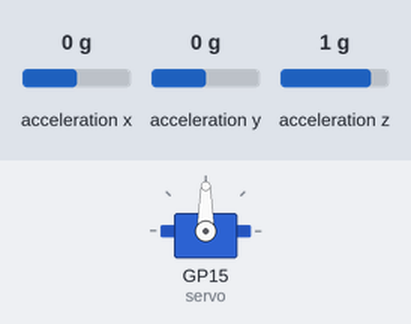
The program below on a simulated Raspberry Pi Pico running MicroPython. Shown: servo. The inputs (shaded band) are chosen by the test bench; at power-on: acceleration x 0 g, acceleration y 0 g, acceleration z 1 g. Servo angles are drawn from the pulse width (0.5 ms = 0°, 2.5 ms = 180°).

Above: at 1.2 s.
1.3 s: acceleration x set to -1.4 g
At 2.0 s:
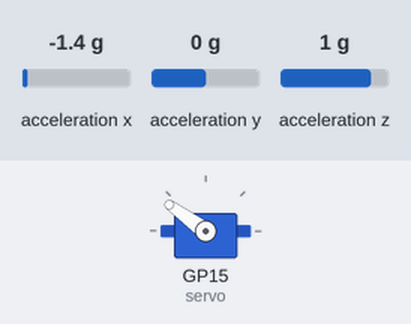
2.8 s: acceleration y set to -1.4 g
At 3.3 s:
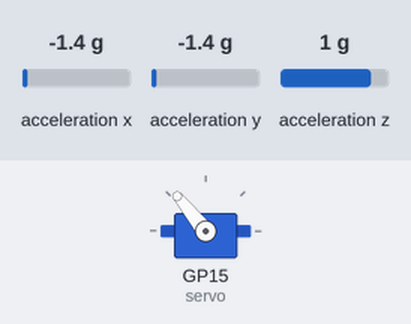
4.3 s: acceleration x set to -0.8 g
At 5.5 s:
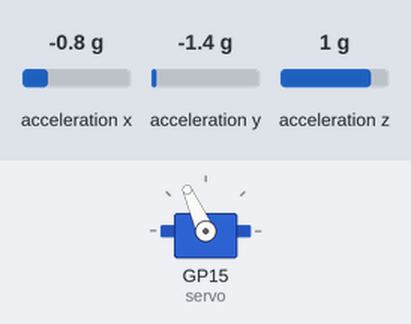
5.8 s: acceleration x set to 0.8 g
At 6.8 s:
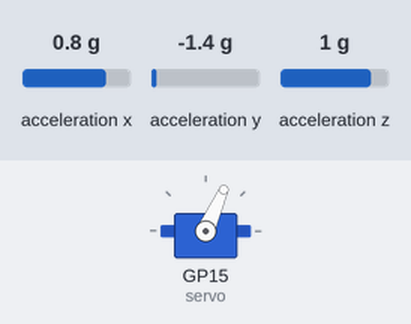
7.3 s: acceleration y set to -0.8 g
At 8.0 s:
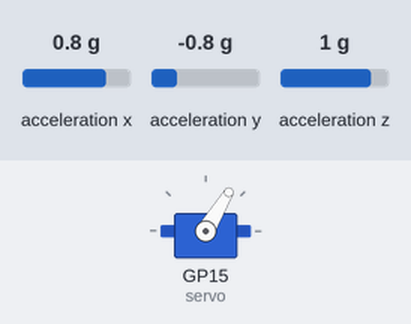
8.8 s: acceleration x set to 0 g
At 9.1 s:
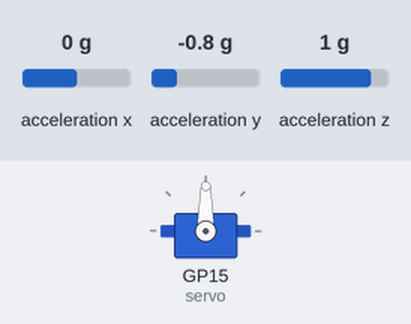
Timing chart, 0 to 11.3 s (numbered marks = the images above; inputs shaded):
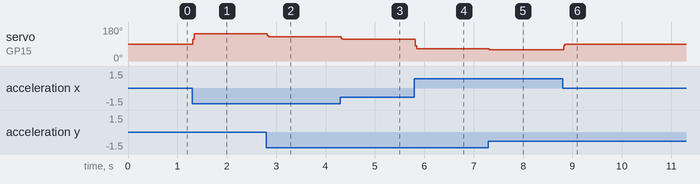

Measured:
- after the input at 1.3 s, servo on GP15 (servo): 90° → 144° at once
- after the input at 2.8 s, servo on GP15 (servo): 144° → 129° at once
- after the input at 4.3 s, servo on GP15 (servo): 129° → 114° at once
- after the input at 5.8 s, servo on GP15 (servo): 114° → 66° at once
- after the input at 7.3 s, servo on GP15 (servo): 66° → 59° at once
- after the input at 8.8 s, servo on GP15 (servo): 59° → 90° at once

The program:

7.11_somatosensory_controller.py
```python
from imu import MPU6050
from machine import I2C, Pin
import time
import math

# mpu6050
i2c = I2C(1, sda=Pin(6), scl=Pin(7), freq=400000)
mpu = MPU6050(i2c)

# servo
servo = machine.PWM(machine.Pin(15))
servo.freq(50)


def interval_mapping(x, in_min, in_max, out_min, out_max):
    return (x - in_min) * (out_max - out_min) / (in_max - in_min) + out_min


# get rotary angle
def dist(a,b):
    return math.sqrt((a*a)+(b*b))

def get_y_rotation(x,y,z):
    radians = math.atan2(x, dist(y,z))
    return -math.degrees(radians)

def get_x_rotation(x,y,z):
    radians = math.atan2(y, dist(x,z))
    return math.degrees(radians)

# servo work
def servo_write(pin,angle):
    pulse_width=interval_mapping(angle, 0, 180, 0.5,2.5)
    duty=int(interval_mapping(pulse_width, 0, 20, 0,65535))
    pin.duty_u16(duty)


times=25
while True:
    total=0
    for i in range(times):
        angle=get_y_rotation(mpu.accel.x, mpu.accel.y, mpu.accel.z) #get rotation value
        total+=angle
    average_angle=int(total/times) # make the value smooth
    servo_write(servo,interval_mapping(average_angle,-90,90,0,180))
```
